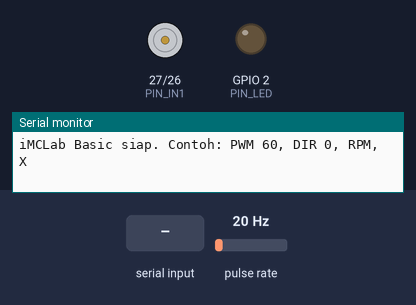
A sketch run on a simulated ESP32. Parts: motor-driver pin pairs drawn as motors (green arrow = first pin HIGH = forward, orange = second pin HIGH = backward, longer = more drive, scaled by the enable pin), output pins drawn as LEDs (lit = HIGH), the last lines printed to the serial monitor. Wiring (inferred from the names in the program): pulse sensor: data GPIO 13. The inputs (shaded band) are chosen by the test bench; at power-on: pulse rate 20 Hz.

Above: at 1.5 s.
1.6 s: "PWM 90\n" received over Serial
At 2.4 s:
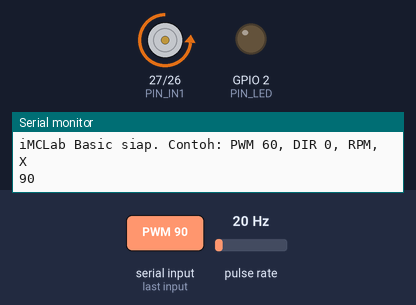
3.1 s: "DIR ,45\n" received over Serial
At 3.5 s:
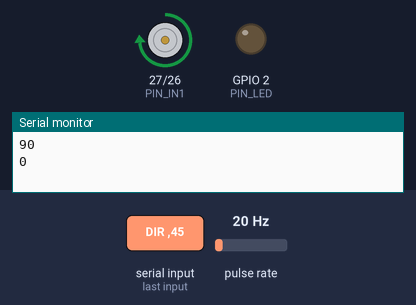
4.6 s: "X\n" received over Serial
At 5.8 s:
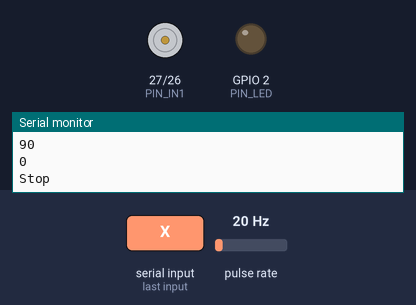
6.1 s: "LED 90\n" received over Serial
At 7.0 s:
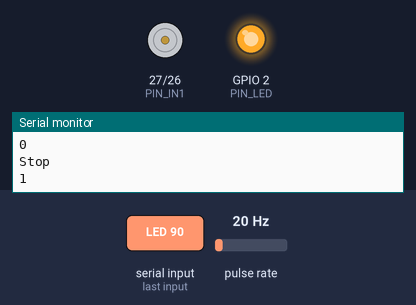
7.6 s: "DIR 90\n" received over Serial
9.1 s: "PWM 90\n" received over Serial
At 10.5 s:
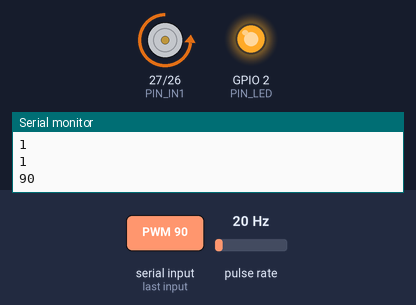
Timing chart, 0 to 11.6 s (numbered marks = the images above; inputs shaded):
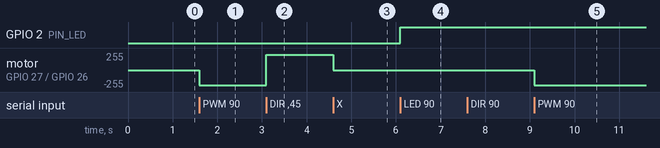

The sketch:

imclab_modul1.ino
```cpp
/*
  Modul 1 - Pemrograman Basic iMCLab (Arduino-ESP32 core 3.x)
  Kontrol kecepatan (PWM) dan arah motor DC, baca RPM (jika sensor diisi), LED indikator.

  Perintah Serial Monitor (115200 baud, line ending Newline):
    VER        -> versi firmware
    PWM 60     -> kecepatan 0-100 persen
    DIR 1      -> arah 1 = maju, 0 = mundur
    RPM        -> kecepatan putar (butuh PIN_ENC diisi)
    LED 1      -> LED biru onboard nyala (1) atau mati (0)
    X          -> stop motor
*/

// ===== Pin motor (terkonfirmasi dari tes motor) =====
const int PIN_EN  = 12;   // enable / PWM kecepatan
const int PIN_IN1 = 27;   // arah 1
const int PIN_IN2 = 26;   // arah 2
const int PIN_LED = 2;    // LED biru onboard ESP32

// ===== Isi dari hasil motor_test (pin KANDIDAT sensor putaran), -1 = belum ada =====
const int   PIN_ENC = 13;
const float PULSES_PER_REV = 1.0;   // jumlah pulsa per putaran cakram

const int PWM_FREQ = 30000;
const int PWM_RES  = 8;             // 0-255

volatile unsigned long pulses = 0;
void IRAM_ATTR onPulse() { pulses++; }

int pwmPct = 0;
int dirNow = 1;
float rpm = 0;
unsigned long lastCalc = 0;

void applyMotor() {
  // dir 1 = maju: IN1 LOW, IN2 HIGH (sama dengan contoh kode modul)
  digitalWrite(PIN_IN1, dirNow ? LOW : HIGH);
  digitalWrite(PIN_IN2, dirNow ? HIGH : LOW);
  ledcWrite(PIN_EN, pwmPct * 255 / 100);
}

void setup() {
  Serial.begin(115200);
  delay(300);

  pinMode(PIN_IN1, OUTPUT);
  pinMode(PIN_IN2, OUTPUT);
  pinMode(PIN_LED, OUTPUT);
  ledcAttach(PIN_EN, PWM_FREQ, PWM_RES);   // sintaks core 3.x

  if (PIN_ENC >= 0) {
    pinMode(PIN_ENC, INPUT);
    attachInterrupt(digitalPinToInterrupt(PIN_ENC), onPulse, RISING);
  } else {
    Serial.println("PIN_ENC belum diisi: perintah RPM akan menampilkan 0.");
  }

  applyMotor();
  lastCalc = millis();
  Serial.println("iMCLab Basic siap. Contoh: PWM 60, DIR 0, RPM, X");
}

void loop() {
  unsigned long now = millis();
  if (PIN_ENC >= 0 && now - lastCalc >= 500) {
    noInterrupts();
    unsigned long p = pulses;
    pulses = 0;
    interrupts();
    rpm = (p / PULSES_PER_REV) * 60000.0 / (now - lastCalc);
    lastCalc = now;
  }

  if (Serial.available()) {
    String line = Serial.readStringUntil('\n');
    line.trim();
    line.toUpperCase();

    if (line == "VER") {
      Serial.println("iMCLab Basic 1.0");
    } else if (line == "RPM") {
      Serial.println(rpm, 1);
    } else if (line == "X") {
      pwmPct = 0;
      applyMotor();
      Serial.println("Stop");
    } else if (line.startsWith("PWM ")) {
      pwmPct = constrain(line.substring(4).toInt(), 0, 100);
      applyMotor();
      Serial.println(pwmPct);
    } else if (line.startsWith("DIR ")) {
      dirNow = line.substring(4).toInt() ? 1 : 0;
      applyMotor();
      Serial.println(dirNow);
    } else if (line.startsWith("LED ")) {
      int v = line.substring(4).toInt();
      digitalWrite(PIN_LED, v ? HIGH : LOW);
      Serial.println(v ? 1 : 0);
    } else if (line.length() > 0) {
      Serial.println("Perintah tidak dikenal");
    }
  }
}
```

Measured:
- after the input at 1.6 s, motor on GPIO 27 (PIN_IN1) / GPIO 26 (PIN_IN2): stopped → backward 228/255 at once
- after the input at 3.1 s, motor on GPIO 27 (PIN_IN1) / GPIO 26 (PIN_IN2): backward 228/255 → forward 228/255 at once
- after the input at 4.6 s, motor on GPIO 27 (PIN_IN1) / GPIO 26 (PIN_IN2): forward 228/255 → stopped at once
- after the input at 6.1 s, GPIO 2 (PIN_LED): LOW → HIGH at once
- after the input at 9.1 s, motor on GPIO 27 (PIN_IN1) / GPIO 26 (PIN_IN2): stopped → backward 228/255 at once
